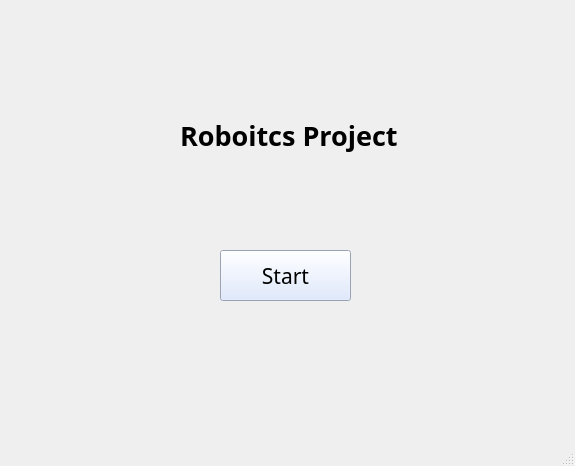
<?xml version="1.0" encoding="UTF-8"?>
<ui version="4.0">
 <class>Window1</class>
 <widget class="QMainWindow" name="Window1">
  <property name="geometry">
   <rect>
    <x>0</x>
    <y>0</y>
    <width>575</width>
    <height>466</height>
   </rect>
  </property>
  <property name="windowTitle">
   <string>MainWindow</string>
  </property>
  <property name="styleSheet">
   <string notr="true"/>
  </property>
  <widget class="QWidget" name="centralwidget">
   <widget class="QLabel" name="label">
    <property name="geometry">
     <rect>
      <x>180</x>
      <y>90</y>
      <width>231</width>
      <height>91</height>
     </rect>
    </property>
    <property name="font">
     <font>
      <family>Sitka</family>
      <pointsize>20</pointsize>
      <weight>75</weight>
      <italic>false</italic>
      <bold>true</bold>
     </font>
    </property>
    <property name="text">
     <string>Roboitcs Project</string>
    </property>
   </widget>
   <widget class="QPushButton" name="startButton">
    <property name="geometry">
     <rect>
      <x>220</x>
      <y>250</y>
      <width>131</width>
      <height>51</height>
     </rect>
    </property>
    <property name="font">
     <font>
      <family>Sitka</family>
      <pointsize>16</pointsize>
      <weight>50</weight>
      <bold>false</bold>
     </font>
    </property>
    <property name="styleSheet">
     <string notr="true">background-color: rgb(215, 228, 253);</string>
    </property>
    <property name="text">
     <string>Start</string>
    </property>
   </widget>
  </widget>
  <widget class="QMenuBar" name="menubar">
   <property name="geometry">
    <rect>
     <x>0</x>
     <y>0</y>
     <width>575</width>
     <height>21</height>
    </rect>
   </property>
  </widget>
  <widget class="QStatusBar" name="statusbar"/>
 </widget>
 <resources/>
 <connections/>
</ui>
